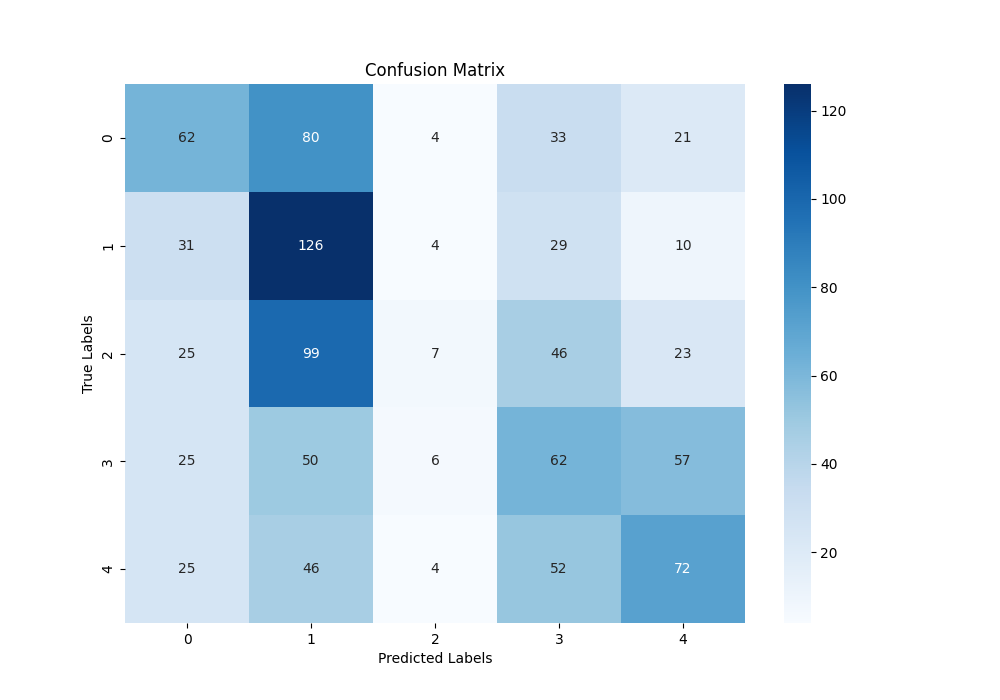
#> input picture neural_netimage.png, 1000 x 700 px
$ python -i color_analysis.py   (imports and definitions only)
#> lines starting #> are read from the running program, lines starting #| are printed output that depends on the picture
import numpy as np
from PIL import Image
from sklearn.cluster import KMeans
import matplotlib.pyplot as plt
import cv2

# [46 lines left out: functions is_warm_color, is_cool_color, classify_undertone, not called in this run]

def detect_colors(image_path, num_colors=5):
    """
    Detects dominant colors in an image and classifies its undertone.

    Parameters:
    - image_path (str): Path to the image file.
    - num_colors (int): Number of dominant colors to identify.

    Returns:
    - None: Results are printed and displayed directly.
    """
#> called with image_path = '../neural_netimage.png', num_colors = 5
    image = Image.open(image_path)
#> image is the input picture: PIL image 1000x700 RGBA; mean R, G, B, A 212.7, 228.6, 240.4, 255
    image = image.convert('RGB')  # Convert image to RGB
#> image: PIL image 1000x700 RGB
    image = image.resize((600, 400), Image.Resampling.LANCZOS)
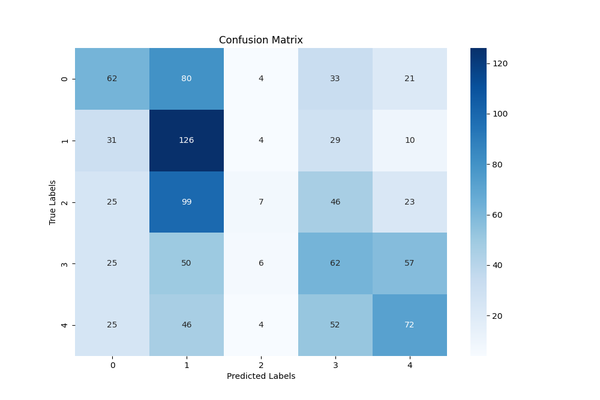
#> image: PIL image 600x400 RGB; mean R, G, B 212.6, 228.5, 240.3
    pixels = np.array(image.getdata()).reshape((-1, 3))

    clt = KMeans(n_clusters=num_colors, n_init=10)
    clt.fit(pixels)

    colors = clt.cluster_centers_
    hist = np.bincount(clt.labels_, minlength=num_colors).astype('float')
    hist /= hist.sum()

    display_color_block(colors, hist)
    generate_color_info(colors, hist)

def display_color_block(colors, hist):
    """
    Displays a color block representing the color distribution.

    Parameters:
    - colors (array): Array of RGB colors.
    - hist (array): Histogram of color distribution.
    """
    rect = np.zeros((50, 300, 3), dtype=np.uint8)
    start = 0
    for percent, color in zip(hist, colors):
        end = start + int(percent * 300)
        color_bgr = color.astype("uint8")[::-1]  # Convert RGB to BGR for OpenCV
        cv2.rectangle(rect, (start, 0), (end, 50), color_bgr.tolist(), -1)
        start = end
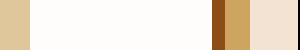
#> rect: shape (50, 300, 3); mean of channels 0, 1, 2 238.5, 226.8, 211.2; drawn as R, G, B

    plt.figure()
    plt.axis("off")
    plt.imshow(cv2.cvtColor(rect, cv2.COLOR_BGR2RGB))
    plt.show()
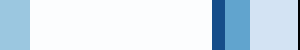
#> shown: shape (50, 300, 3); mean R, G, B 211.2, 226.8, 238.5

def generate_color_info(colors, hist):
    """
    Prints detailed information about the dominant colors.

    Parameters:
    - colors (array): Array of RGB colors.
    - hist (array): Histogram of color distribution.
    """
    print("\nColor Detection Summary:")
    print("- Algorithm: K-means clustering")
    print("- Description: A method for identifying dominant colors in an image.")
    print("- Number of Colors Detected:", len(colors))
    print("Dominant Colors:")
    for i, (percent, color) in enumerate(zip(hist, colors)):
        color_rgb = tuple(color.astype(int))
        print(f"  Color {i+1}: RGB: {color_rgb} - {percent:.2%}")

>>> result = detect_colors('../neural_netimage.png')
